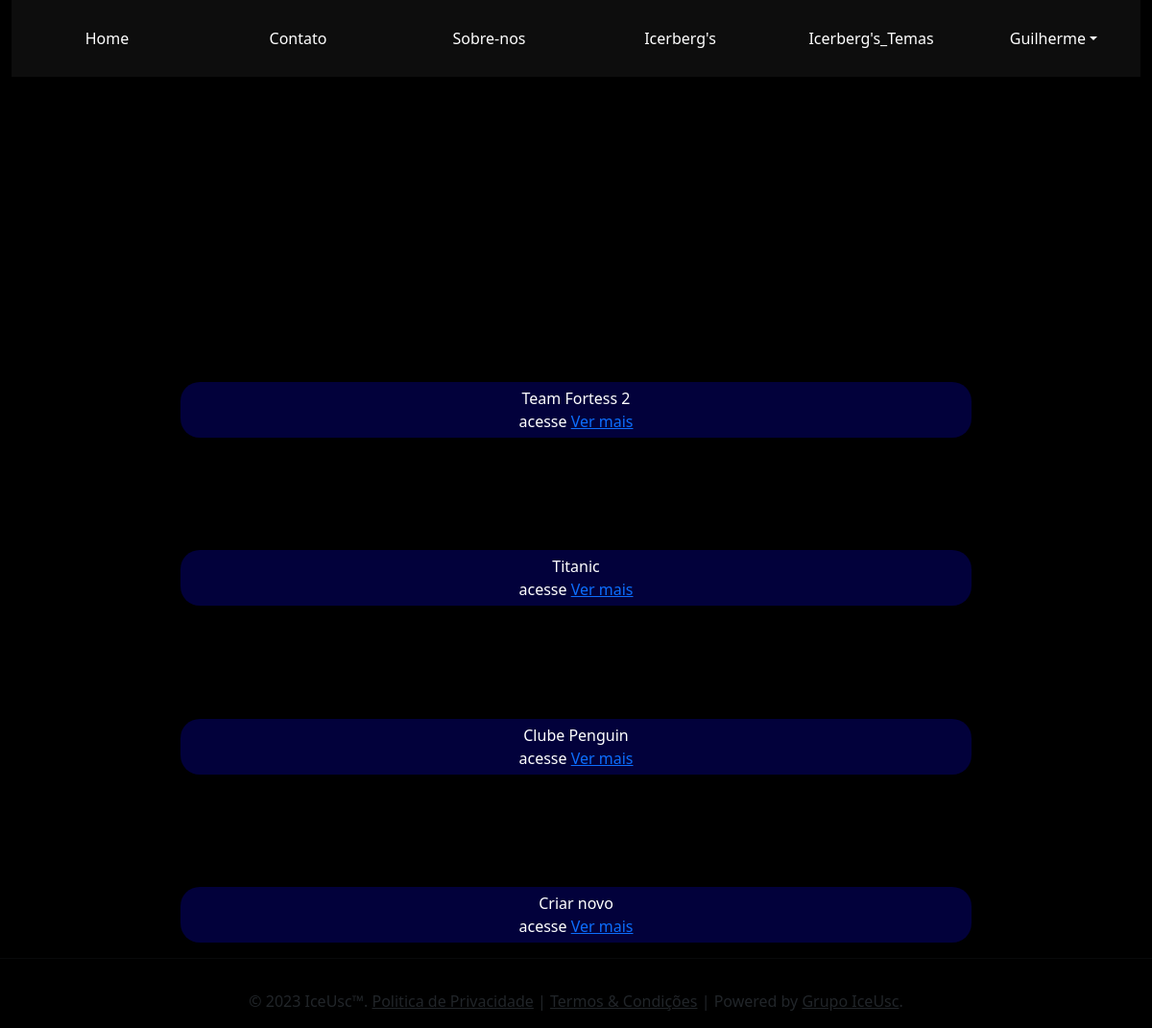
The app's page /Paginas/index.php?page=iceberg (signed in) with its own data.
### tables this page shows
CREATE TABLE `icebergs` (
  `iceberg_id` int(255) NOT NULL,
  `iceberg_nome` varchar(255) NOT NULL,
  `iceberg_tema` int(5) NOT NULL,
  `iceberg_cmd1` longtext NOT NULL,
  `iceberg_cmd2` longtext NOT NULL,
  `iceberg_cmd3` longtext NOT NULL,
  `iceberg_cmd4` longtext NOT NULL,
  `fk_usuariosID_iceberg` int(255) NOT NULL
);

### Paginas/HTML/Icerbergs.php (the view, shortened to what this page needs)
<?php
switch(@$_REQUEST["tema"])
{
    default:
            $sqlIcebergs = "SELECT * FROM icebergs";
            $resIcebergs = $sqlUsuarios->query($sqlIcebergs);
            $qtd = $resIcebergs->num_rows;
        break;
}
?>
<div class="container-fluid">
    <section class="showcase">
        <h1 class="title"> ICERBERG'S</h1>
    </section>
        <?php
        if($qtd>0)
        {
            while($row = $resIcebergs->fetch_object())
            {
         echo "<div class='conteudo'>"
            .$row->iceberg_nome.
                "   <div class='linkAcesso'>
                      acesse <a href='?page=apresentarIceberg&id_iceberg=".$row->iceberg_id."'>Ver mais</a>
                    </div>
                </div>";
            }
        }else
        {
            echo "sem icebrgs";
        }
        ?>
        <div class="conteudo">
            Criar novo
          <div class="linkAcesso">
              acesse <a href="?page=criarIceberg">Ver mais</a>
          </div>
      </div>
</div>
<hr>
<footer class="bg-gray text-center text-lg-start">
        <div class="text-center p-3">
          © 2023 IceUsc™.
          <a class="text-dark" href="#">Politica de Privacidade</a> |
          <a class="text-dark" href="#">Termos & Condições</a> |
          Powered by
          <a class="text-dark" href="#">Grupo IceUsc</a>.
        </div>
      </footer>

### Paginas/CSS/index.css (style rules this page uses)
body { background-color: black ; }
.conteudo { padding: 5px 5px 5px 5px; align-items: center; text-align: center; border-radius: 20px; height: 100%; margin-left: 15%; margin-right: 15%; background-color: rgb(2, 1, 59); margin-top: 10%; color: white; text-size-adjust:auto; }
.showcase { text-align: center; width: 100%; height: 25vh; text-shadow: 10px 20px 50px rgb(0, 89, 255); position: relative; }
.title { text-align: center; text-shadow: 10px 20px 50px rgb(0, 89, 255); width: 100%; height: 24vh; background-color: #000; font-size: 100px; color:#fff; mix-blend-mode: multiply; }

### records on screen
icebergs: iceberg_nome "Team Fortess 2"
icebergs: iceberg_nome "Titanic"
icebergs: iceberg_nome "Clube Penguin"

### other values on screen
$_SESSION['nome'] "Guilherme"
